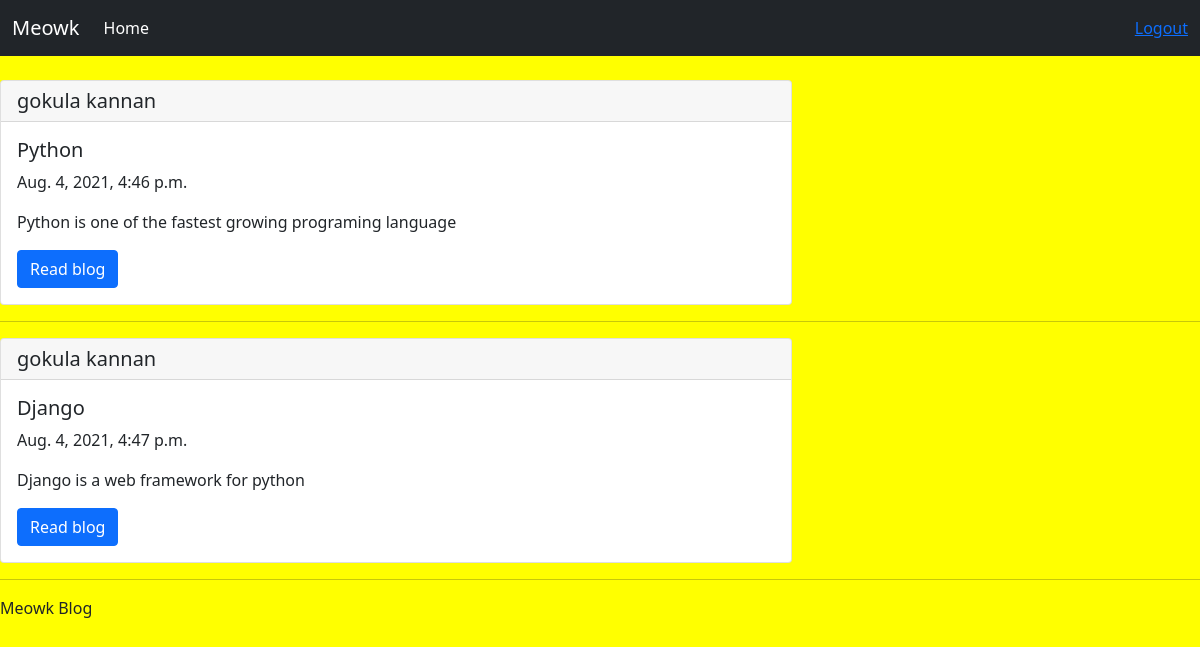
The app's page /, older data.
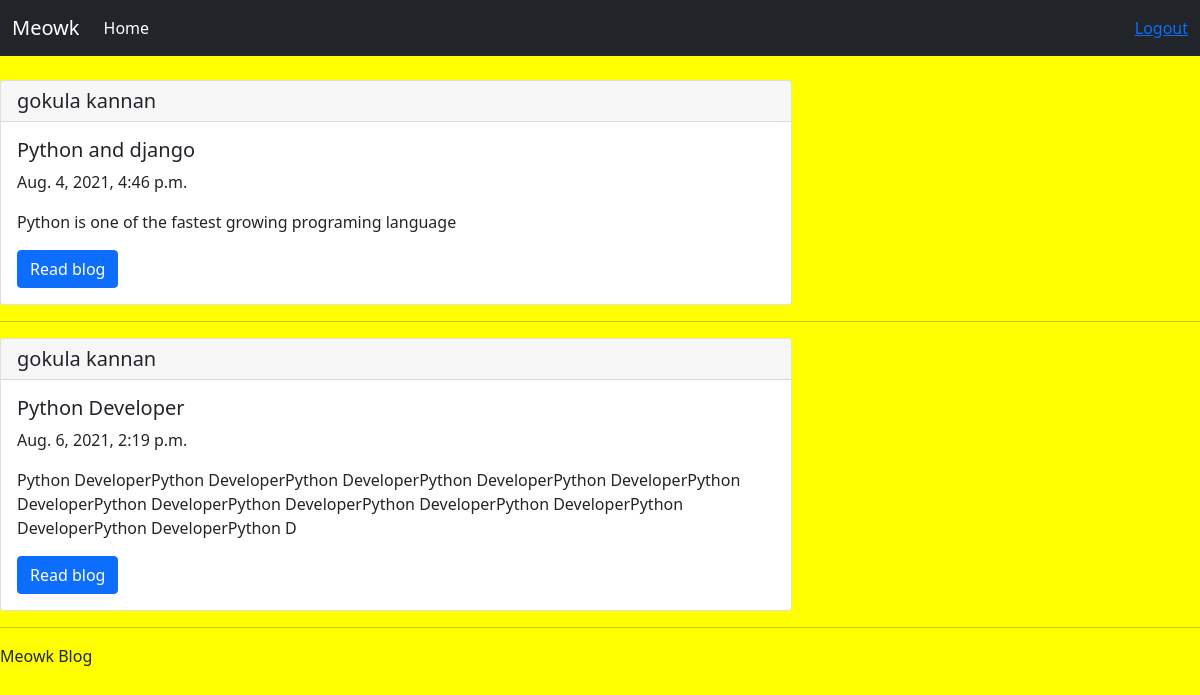
The same page, newer data.
### blog/models.py (models this page shows, shortened)
class Post(models.Model):
    CATEGORY = (
        ('Tech', 'Tech'),
        ('Social', 'Social')
    )
    blogger = models.ForeignKey(Blogger, null=True, on_delete=models.SET_NULL)
    title = models.CharField(max_length=200, null=True)
    body = models.CharField(max_length=200, null=True)
    category = models.CharField(max_length=200, null=True, choices=CATEGORY)
    tags = models.ManyToManyField(Tag)
    date_created = models.DateTimeField(auto_now_add=True, null=True)

class Blogger(models.Model):
    name = models.CharField(max_length=200, null=True)
    email = models.CharField(max_length=200, null=True)
    phone = models.CharField(max_length=200, null=True)
    date_created = models.DateTimeField(auto_now_add=True, null=True)
    def __str__(self):
        return self.name

### blog/views.py (the view)
# urls.py: path('', views.home, name="home"),
def home(request):
    posts = Post.objects.all()
    context = {
        'posts': posts
    }
    return render(request, 'blog/home.html', context)

### blog/templates/blog/home.html
{% extends 'blog/main.html' %} {% block content %}
{% load static %}
<br />
{% for post in posts %}
<div class="row">
  <div class="col-md-8">
  <div class="card">
    <h5 class="card-header">{{post.blogger}}</h5>
    <div class="card-body">
      <h5 class="card-title">{{post.title}}</h5>
      <p>{{post.date_created}}</p>
      <p class="card-text">{{post.body}}</p>
      <a href="{% url 'post' post.id %}" class="btn btn-primary">Read blog</a>
    </div>
  </div>
  </div>
  </div>
  <hr>
{% endfor %}
{% endblock content %}

### blog/templates/blog/main.html (shortened to what this page needs)
<!DOCTYPE html>
{% load static %}
<html lang="en">
<head>
<link href="https://cdn.jsdelivr.net/npm/bootstrap@5.0.2/dist/css/bootstrap.min.css" rel="stylesheet">
<link rel="stylesheet" href="{% static 'css/main.css' %}">
</head>
<body>
    <nav class="navbar navbar-expand-lg navbar-dark bg-dark">
        <div class="container-fluid">
          <a class="navbar-brand" href="#">Meowk</a>
          <div class="collapse navbar-collapse" id="navbarSupportedContent">
            <ul class="navbar-nav me-auto mb-2 mb-lg-0">
              <li class="nav-item">
                <a class="nav-link active" aria-current="page" href="#">Home</a>
              </li>
            </ul>
            <form class="d-flex">
              <a href="{% url 'logout-user' %}">Logout</a>
            </form>
          </div>
        </div>
      </nav>
    {% block content %}
    {% endblock content %}
    <footer>
        Meowk Blog
    </footer>
</body>
</html>

### static/css/main.css (style rules this page uses)
body { background-color: yellow; }

Row changes from the older to the newer data that the page shows:
removed Post: blogger "gokula kannan", title "Django", date_created "Aug. 4, 2021, 4:47 p.m.", body "Django is a web framework for python"
changed Post "Python is one of the fastest growing programing language": title "Python" → "Python and django"
added Post: blogger "gokula kannan", title "Python Developer", date_created "Aug. 6, 2021, 2:19 p.m.", body "Python DeveloperPython DeveloperPython DeveloperPython DeveloperPython DeveloperPython DeveloperPython DeveloperPython DeveloperPython DeveloperPython DeveloperPython DeveloperPython DeveloperPython D"
